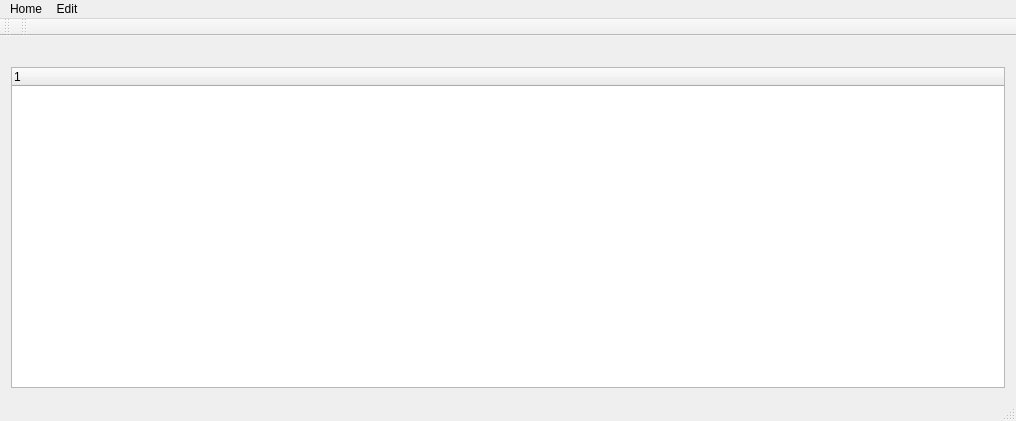
<?xml version="1.0" encoding="UTF-8"?>
<ui version="4.0">
 <class>MainWindow</class>
 <widget class="QMainWindow" name="MainWindow">
  <property name="geometry">
   <rect>
    <x>0</x>
    <y>0</y>
    <width>1016</width>
    <height>421</height>
   </rect>
  </property>
  <property name="windowTitle">
   <string>MainWindow</string>
  </property>
  <widget class="QWidget" name="centralWidget">
   <layout class="QGridLayout" name="gridLayout">
    <item row="0" column="0">
     <widget class="QLabel" name="sigla">
      <property name="autoFillBackground">
       <bool>true</bool>
      </property>
      <property name="text">
       <string/>
      </property>
      <property name="pixmap">
       <pixmap>../../logo_sigle.png</pixmap>
      </property>
      <property name="scaledContents">
       <bool>true</bool>
      </property>
     </widget>
    </item>
    <item row="1" column="0">
     <widget class="QTreeWidget" name="treeWidget">
      <column>
       <property name="text">
        <string notr="true">1</string>
       </property>
      </column>
     </widget>
    </item>
   </layout>
  </widget>
  <widget class="QToolBar" name="mainToolBar">
   <attribute name="toolBarArea">
    <enum>TopToolBarArea</enum>
   </attribute>
   <attribute name="toolBarBreak">
    <bool>false</bool>
   </attribute>
  </widget>
  <widget class="QStatusBar" name="statusBar"/>
  <widget class="QToolBar" name="toolBar">
   <property name="windowTitle">
    <string>toolBar</string>
   </property>
   <attribute name="toolBarArea">
    <enum>TopToolBarArea</enum>
   </attribute>
   <attribute name="toolBarBreak">
    <bool>false</bool>
   </attribute>
  </widget>
  <widget class="QMenuBar" name="menuBar">
   <property name="geometry">
    <rect>
     <x>0</x>
     <y>0</y>
     <width>1016</width>
     <height>25</height>
    </rect>
   </property>
   <widget class="QMenu" name="menuHome">
    <property name="title">
     <string>Home</string>
    </property>
    <addaction name="separator"/>
    <addaction name="actionMain_Page"/>
    <addaction name="actionConnect_To_Server"/>
   </widget>
   <widget class="QMenu" name="menuEdit">
    <property name="title">
     <string>Edit</string>
    </property>
    <addaction name="actionOpen_File"/>
    <addaction name="actionRefresh"/>
   </widget>
   <addaction name="menuHome"/>
   <addaction name="menuEdit"/>
  </widget>
  <action name="actionOpen_File">
   <property name="text">
    <string>Open File</string>
   </property>
   <property name="toolTip">
    <string>Open File</string>
   </property>
   <property name="shortcut">
    <string>Ctrl+O</string>
   </property>
  </action>
  <action name="actionConnect_To_Server">
   <property name="text">
    <string>Connect To  Server</string>
   </property>
   <property name="shortcut">
    <string>Ctrl+Shift+S</string>
   </property>
  </action>
  <action name="actionMain_Page">
   <property name="text">
    <string>Main Page</string>
   </property>
   <property name="shortcut">
    <string>Ctrl+M</string>
   </property>
  </action>
  <action name="actionRefresh">
   <property name="text">
    <string>Refresh</string>
   </property>
   <property name="shortcut">
    <string>Ctrl+R</string>
   </property>
  </action>
 </widget>
 <layoutdefault spacing="6" margin="11"/>
 <resources/>
 <connections/>
</ui>
